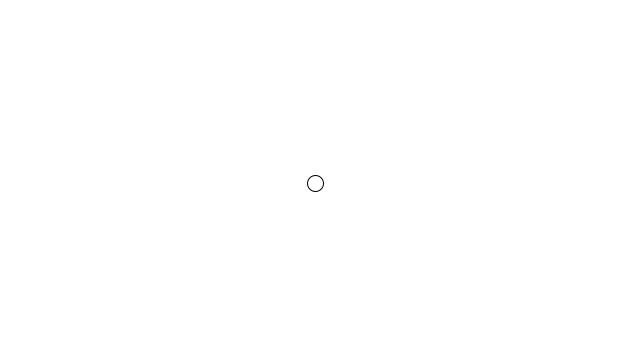
Frame 1 (no input)
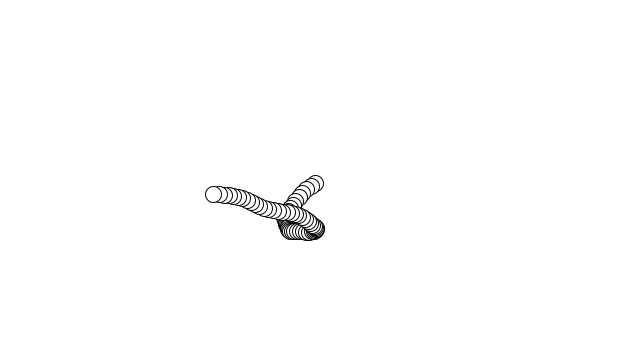
Frame 60 (the mouse pressed at the canvas centre just before this capture)
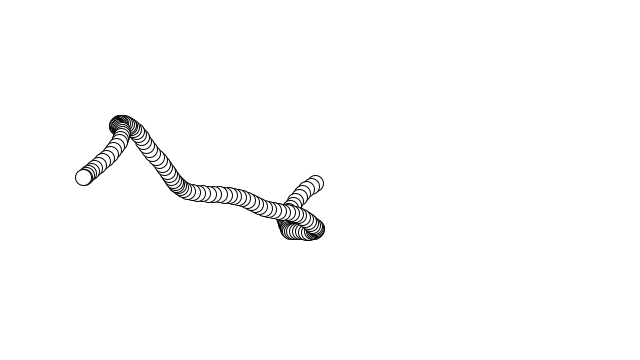
Frame 120 (the mouse held since frame 60 and released just before this capture)

The Processing sketch that drew these frames (run headless with seeded random() and noise(); from frame 60 on, the mouse is pressed at the canvas centre):

// Processing sketch: ex_1_2_remake_perlin_walker_with_vectors
// ── ex_1_2_remake_perlin_walker_with_vectors.pde
void vEllipse( PVector origin, float x_rad, float y_rad ) {
  ellipse( origin.x, origin.y, x_rad, y_rad );
}
  

class Walker {
  PVector origin;
  PVector step = new PVector(0, 0);
  float tx,ty;
  float radius = 16;
 
  Walker() {
    origin = new PVector( width / 2, height / 2 ); 
    tx = 3;
    ty = 10000;
  }
 
  void display() {
    vEllipse(origin, radius, radius);
  }

  void step() {
    PVector clone = origin.copy();
    step.x = map(noise(tx), 0, 1, -10, 10);
    step.y = map(noise(ty), 0, 1, -10, 10);
 
    clone.add( step );
    if( clone.x < 0 || clone.x > width ) step.x = -step.x;
    if( clone.y < 0 || clone.y > height ) step.y = -step.y;   

    origin.add( step );

    tx += 0.04;
    ty += 0.04;
  }
}

Walker w;

void setup() {
  background(255);
  size( 640, 360 );
  w = new Walker();
}

void draw() {
  w.step();
  w.display();
}
